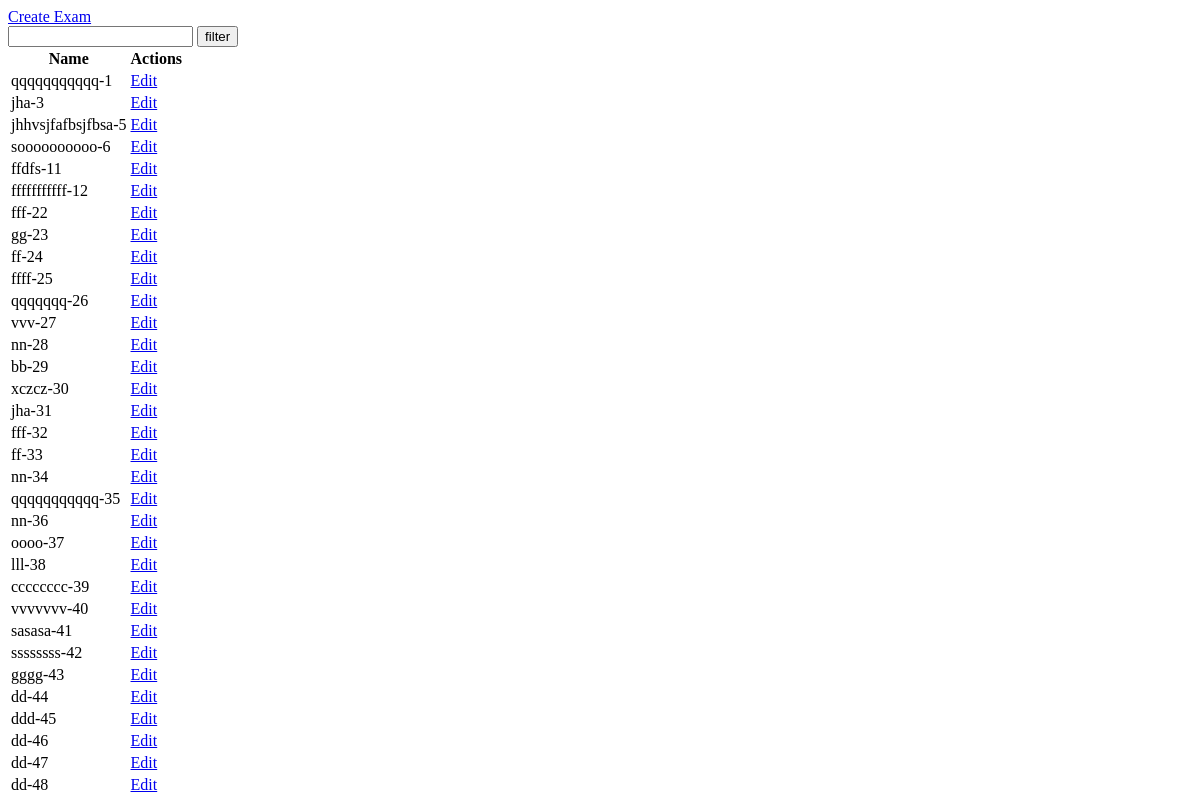
The page /exams/dashboard/ on the database as committed earlier.
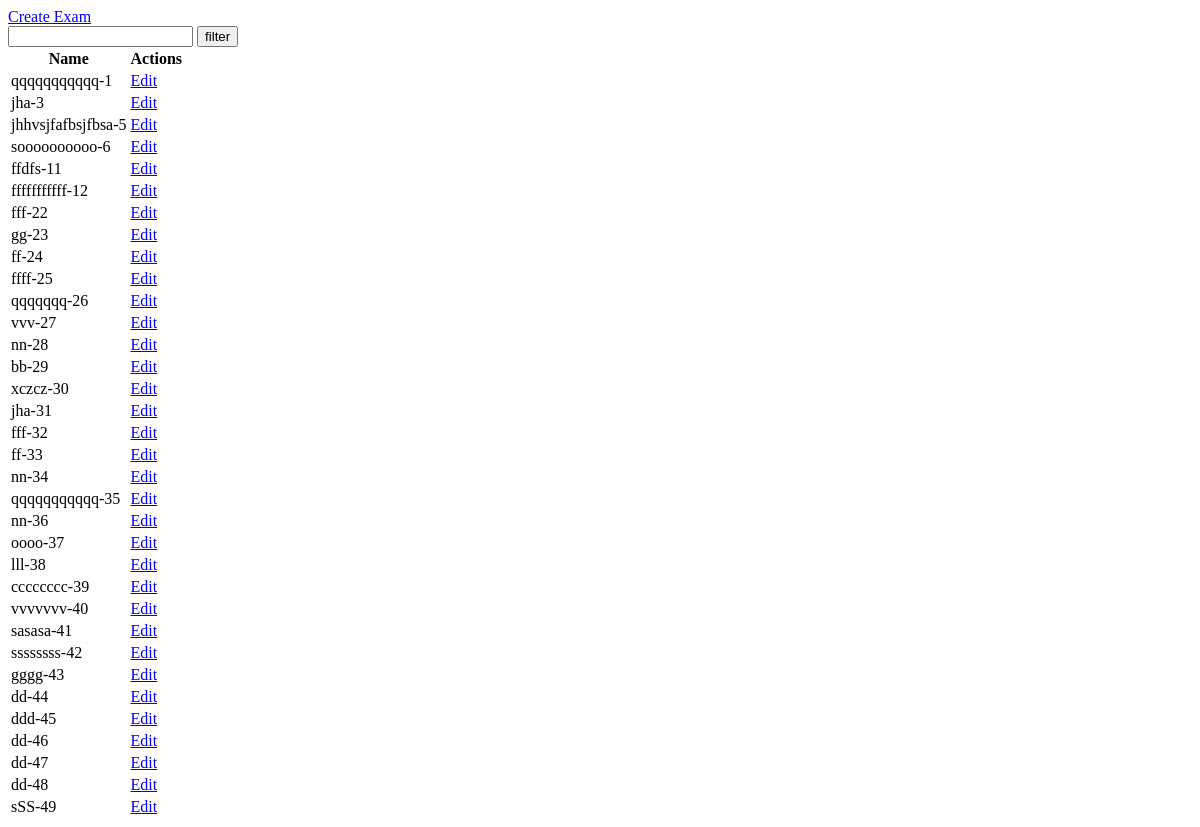
The same page on the database as committed later.
### exams/models.py (models this page shows, shortened)
class exams(models.Model):
	name = models.CharField(max_length=30)

### exams/views.py (the view)
# urls.py: url(r'^exams/dashboard/', exam_views.dashboard.as_view(), name = 'exam_dashboard' ),
class dashboard(ListView):
	model = exams
	template_name = 'exams/exam_dashboard.html'
	def get_queryset(self):
		context = exams.objects.all()
		q = self.request.GET.get('q')
		if q:
			solr = pysolr.Solr('http://127.0.0.1:8983/solr/new_core1')
			myquery = 'name:' + q
			results = solr.search(q = myquery)
			return results
		return context

### templates/exams/exam_dashboard.html (shortened to what this page needs)
<!DOCTYPE html>
<html>
<head>
</head>
<body>
	<a href="{% url 'exam_add' %}"> Create Exam</a>
	<form >
		<input type="text" name="q">
		<input type="submit" value="filter">
	</form>
	<table>
	<tr>
		<th> Name </th>
		<th> Actions </th>
	</tr>
	{% for article in object_list %}
		<tr>
			<td> {{article.name}}-{{article.id}}</td>
			<td> <a href="{% url 'exam_edit' article.id %}"> Edit </a>  </td>
		</tr>
	{% endfor %}
	</table>
</body>

Rows that differ between the two databases and show on the page:
added exams: name "sSS", id "49"
